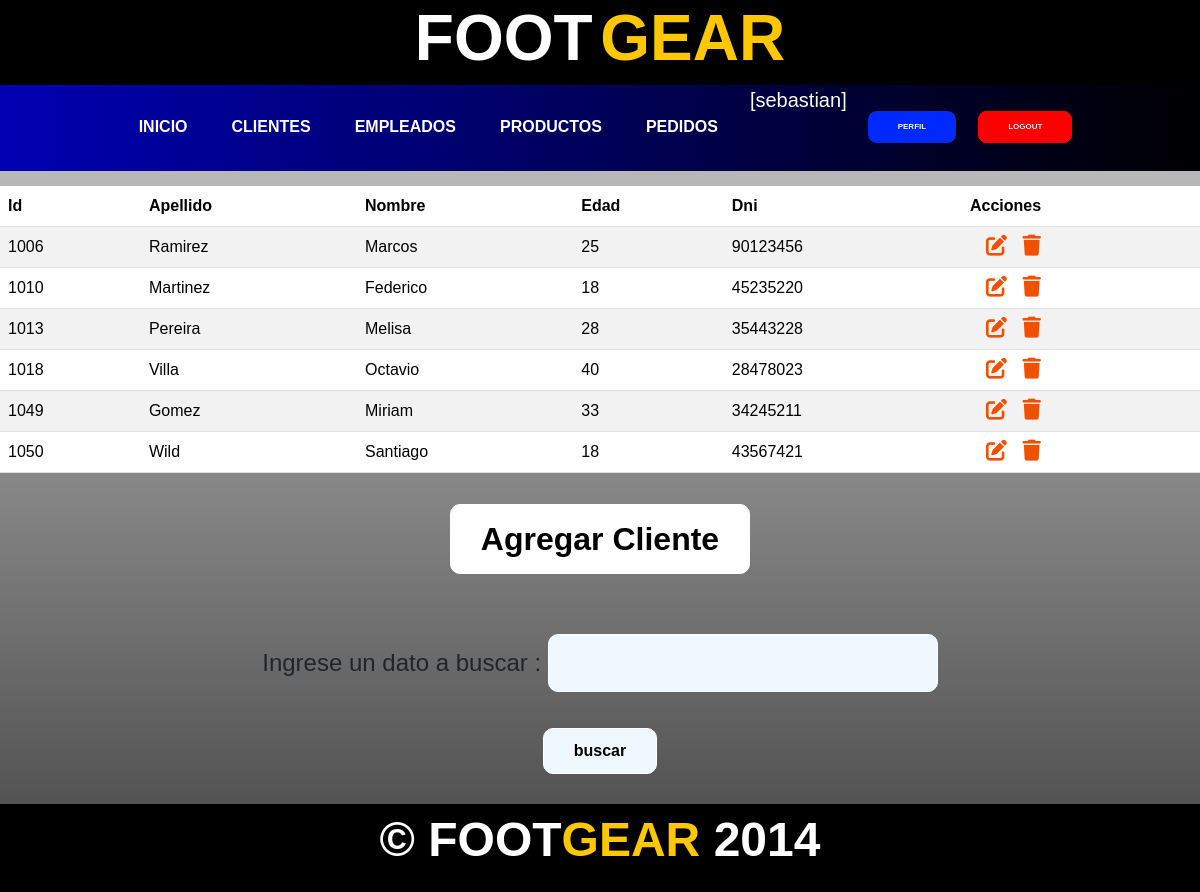
Page /clientes/ (signed in) on the earlier database version.
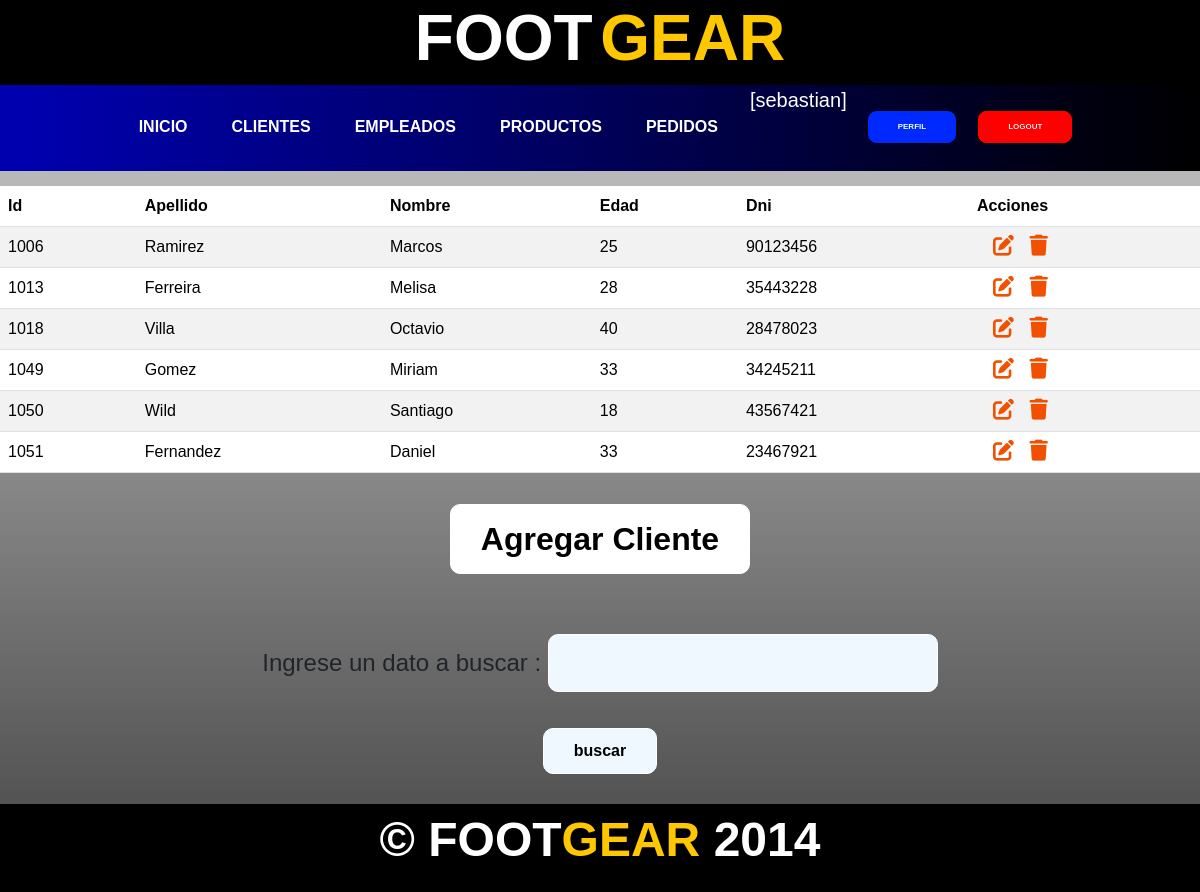
Same page on the later database version.
### aplicacion/models.py (models this page shows, shortened)
class Cliente(models.Model):
    nombre = models.CharField(max_length=50)
    apellido = models.CharField(max_length=50)
    edad = models.IntegerField()
    dni = models.IntegerField()

### aplicacion/views.py (the view)
# urls.py: path('clientes/', clientes,name="clientes"),
@login_required
def clientes(request):
    formulario_cliente = ClienteForm()
    contexto = {
        'clientes': Cliente.objects.all(),
        'form': formulario_cliente
    }
    return render(request,"aplicacion/clientes.html",contexto)

### aplicacion/forms.py
class ClienteForm(forms.Form):
    nombre = forms.CharField(max_length=50,required=True)
    dni = forms.IntegerField(required=True)
    apellido = forms.CharField(max_length=50,required=True)
    edad = forms.IntegerField(required=True)

### aplicacion/templates/aplicacion/clientes.html (shortened to what this page needs)
{% extends 'aplicacion/index.html' %}
{% block tabla_clientes %}
<div class="button_container table_container">
    <table class="table table-striped">
        <thead>
            <tr>
                <th>Id</th>
                <th>Apellido</th>
                <th>Nombre</th>
                <th>Edad</th>
                <th>Dni</th>
                <th>Acciones</th>
            </tr>
        </thead>
        <tbody>
        {% for c in clientes %}
            <tr>
                <td>{{ c.id }}</td>
                <td>{{ c.apellido }}</td>
                <td>{{ c.nombre }}</td>
                <td>{{ c.edad }}</td>
                <td>{{ c.dni }}</td>
                <td>
                <a
                href="{% url 'cliente_update' c.id %}"
                class="btn editar_tablas"
                style="--bs-btn-padding-y: .25rem;"
                >
                </a>
                <a
                href="{% url 'cliente_delete' c.id %}"
                class="btn borrar_tablas"
                style="--bs-btn-padding-y: .25rem;"
                >
                </a>
            </td>
            </tr>
        {% endfor %}
        </tbody>
    </table>
</div>
{% endblock tabla_clientes%}
{% block formulario %}
<div class="button_container">
    <button  id="mostrarFormulario">Agregar Cliente</button>
</div>
{% endblock formulario %}
{% block busqueda %}
<form action="{% url 'encontrar_clientes' %}" method="get">
    <div class="tabla_formularios">
        <p class="texto_buscar">Ingrese un dato a buscar : <input type="text" name= "buscar" id= "buscar"></p>
    </div>
    <div class="form">
        <input  type="submit" value="buscar">
    </div>
</form>
{% endblock busqueda %}

Differences in the rows shown:
removed Cliente: id "1010", apellido "Martinez", nombre "Federico", edad "18", dni "45235220"
changed Cliente "Melisa": apellido "Pereira" → "Ferreira"
added Cliente: id "1051", apellido "Fernandez", nombre "Daniel", edad "33", dni "23467921"
